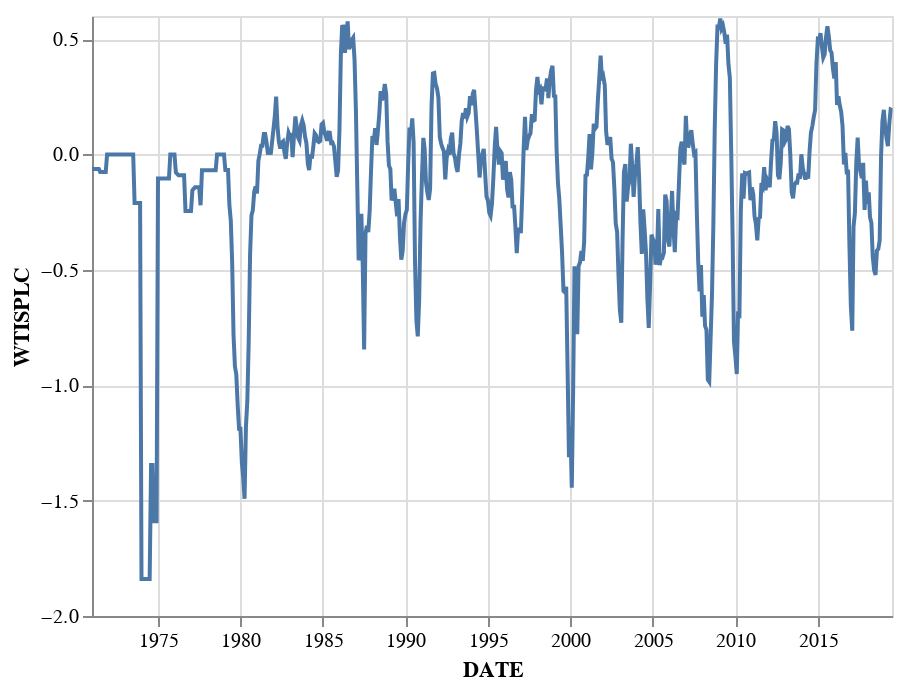

Here is the notebook cell this chart was saved with:
### Code cell
alt.Chart(spot_oil.reset_index()).mark_line().encode(
    x='DATE:T',
    y='WTISPLC:Q'
)

### Figure 1 — Vega-Lite specification as saved in the notebook (floating-point values rounded to 4 significant figures; data arrays with more than 128 entries replaced by an {"elided": "..."} marker saying what was removed)
{"$schema": "https://vega.github.io/schema/vega-lite/v3.3.0.json", "config": {"mark": {"tooltip": null}, "view": {"height": 300, "width": 400}}, "data": {"name": "data-53a66f11042fc744b8655fdc62a02c70"}, "datasets": {"data-53a66f11042fc744b8655fdc62a02c70": {"elided": "583 records"}}, "encoding": {"x": {"field": "DATE", "type": "temporal"}, "y": {"field": "WTISPLC", "type": "quantitative"}}, "mark": "line"}
